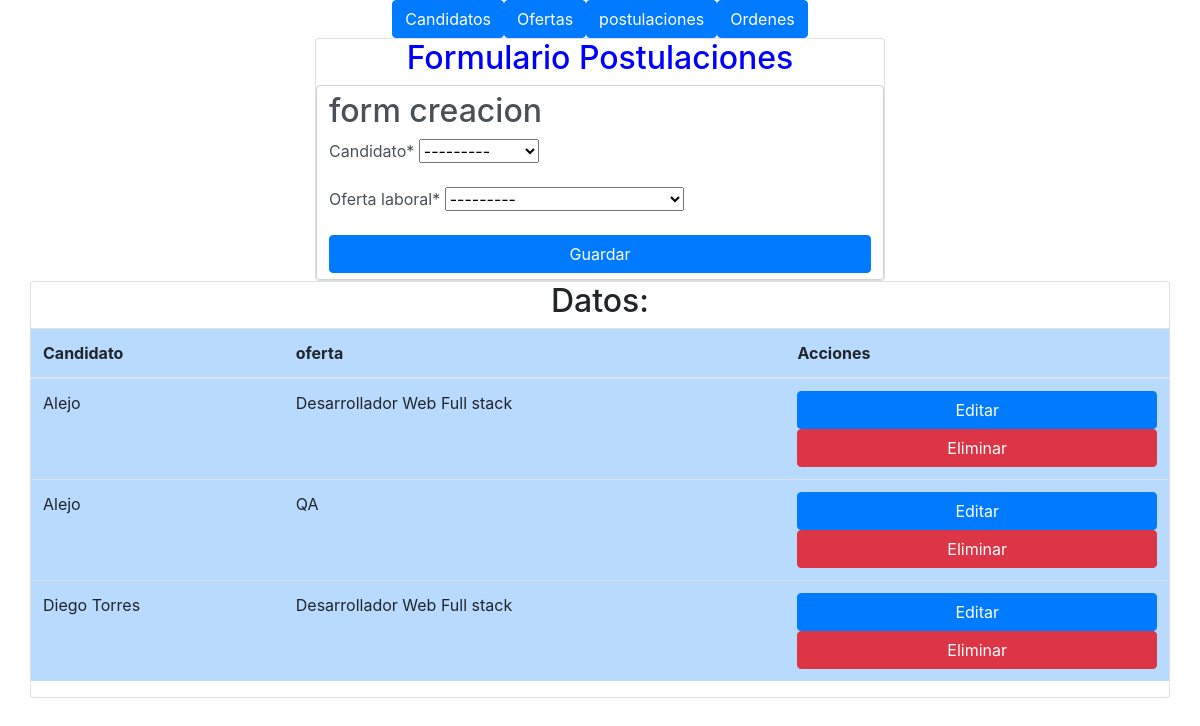
/contratacion/crear_postulacion/, run on an earlier commit of the app's database.
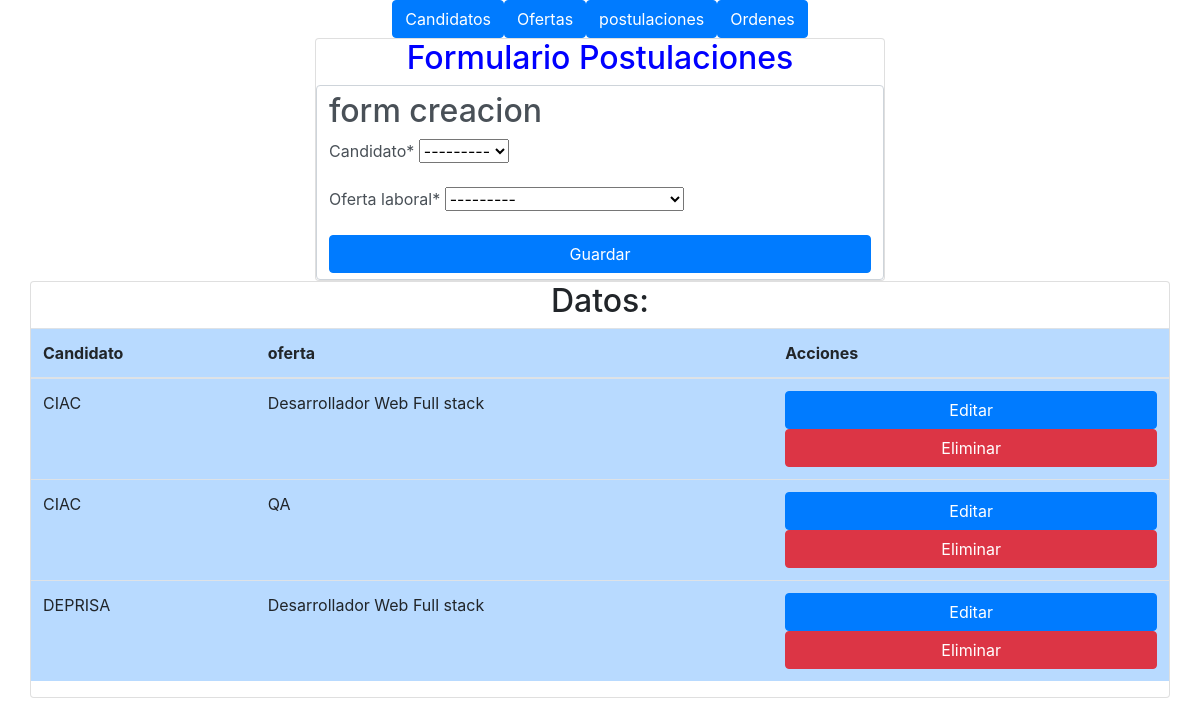
And on a later commit of the database.
### contratacion/models.py (models this page shows, shortened)
class Postulacion(models.Model):
    candidato = models.ForeignKey(Candidato, on_delete=models.CASCADE)
    oferta_laboral = models.ForeignKey(OfertaLaboral, on_delete=models.CASCADE)
    class Meta:
        verbose_name = "Postulación"
        verbose_name_plural = "Postulaciones"

class Candidato(models.Model):
    class EstadoEnum(models.TextChoices):
        RECLUTA = 'Reclutamiento', 'Reclutamiento'
        CONTRAT = 'Contratacion', 'Contratacion'
    estado = models.CharField(
        max_length=20,
        choices=EstadoEnum.choices,
        default=EstadoEnum.RECLUTA,
        null=True,
    )
    nombre = models.CharField(max_length=100,)
    cedula = models.CharField(max_length=20, blank=True, null=True)
    fecha_nacimiento = models.DateField(null=True, blank=True)
    rh = models.CharField(max_length=3, blank=True, null=True)
    ciudad_expedicion = models.CharField(max_length=100, blank=True, null=True)
    ciudad_nacimiento = models.CharField(max_length=100, blank=True, null=True)
    ciudad_domicilio = models.CharField(max_length=100, blank=True, null=True)
    def __str__(self):
        return self.nombre
    class Meta:
        verbose_name = "Candidato"
        verbose_name_plural = "Candidatos"

class OfertaLaboral(models.Model):
    cargo = models.CharField(max_length=100)
    cliente = models.TextField(blank=True, null=True)
    descripcion = models.TextField(blank=True, null=True)
    ciudad = models.CharField(max_length=100, blank=True, null=True)
    def __str__(self):
        return self.cargo
    class Meta:
        verbose_name = "Oferta Laboral"
        verbose_name_plural = "Ofertas Laborales"

### contratacion/views.py (the view, shortened to what this page needs)
# urls.py: path('crear_postulacion/', views.CrearPostulacion.as_view(), name='crear_postulacion'),
class CrearPostulacion(generic.CreateView):
    model = m.Postulacion
    form_class = f.PostulacionForm
    template_name = 'postulacion_list.html'
    def get_context_data(self, **kwargs):
        kwargs.update({
            'form1': self.get_form(),
            'postulaciones': m.Postulacion.objects.all(),
        })
        return super().get_context_data(**kwargs)

### contratacion/forms.py
class PostulacionForm(forms.ModelForm):
    class Meta:
        model = m.Postulacion
        fields = '__all__'

### contratacion/templates/postulacion_list.html (shortened to what this page needs)
{% load static %}
{% load crispy_forms_tags %}
<!DOCTYPE html>
<html lang="en">
<head>
    <link rel="stylesheet" href="https://cdn.jsdelivr.net/npm/bootstrap@4.0.0/dist/css/bootstrap.min.css">
</head>
<body class="container">
    <div class="row d-flex justify-content-center">
        <a class="btn btn-primary" href="{% url 'contratacion:crear_candidato' %}">Candidatos</a>
        <a class="btn btn-primary"  href="{% url 'contratacion:crear_oferta' %}">Ofertas</a>
        <a class="btn btn-primary"  href="{% url 'contratacion:crear_postulacion' %}">postulaciones</a>
        <a class="btn btn-primary"  href="{% url 'contratacion:crear_orden' %}">Ordenes</a>
    </div>
    <div class="row  d-flex justify-content-center">
        <div class="card w-50">
                <div class="h2 text-center w-100" style="color: blue">Formulario Postulaciones</div>
                <form method="POST"
                    {% if form2 %}
                    action="{% url 'contratacion:editar_postulacion' object.id %}"
                    {% else %}
                    action="{% url 'contratacion:crear_postulacion' %}"
                    {% endif %}
                    class="form-control">
                        {% if form2 %}
                        <div class="h2"> form Actualizacion</div>
                        {{ form2|crispy }}
                        {% else %}
                        <div class="h2"> form creacion</div>
                        {{ form1|crispy }}
                        {% endif %}
                        <div class="d-flex justify-content-center">
                            <button type="submit" class="btn btn-primary w-100">Guardar</button>
                        </div>
                </form>
            </div>
        </div>
        <div class="row d-flex justify-content-center">
         <div class=" card w-100">
            <h2 class="w-100 d-flex justify-content-center">Datos:</h2>
            <table class="table w-100 table-primary ">
                <thead class="table-primary">
                    <tr>
                        <th>Candidato</th>
                        <th>oferta</th>
                        <th>Acciones</th>
                    </tr>
                </thead>
                <tbody>
                    {% for candidato in postulaciones %}
                    <tr>
                        <td>{{ candidato.candidato }}</td>
                        <td>{{ candidato.oferta_laboral }}</td>
                        <td>
                            <a  class="btn btn-primary w-100" href="{% url 'contratacion:editar_postulacion' candidato.id %}" >Editar</a>
                            <form action="{% url 'contratacion:eliminar_postulacion' candidato.id %}" method="post" style="display:inline;">
                                <button type="submit" class="btn btn-danger w-100" onclick="return confirm('¿Estás seguro de que quieres eliminar este producto?');">Eliminar</button>
                            </form>
                        </td>
                    </tr>
                    {% endfor %}
                </tbody>
            </table>
         </div>
    </div>
</body>
</html>

What changed in the data, as far as the page shows it:
removed Postulacion: candidato "Alejo", oferta_laboral "Desarrollador Web Full stack"
removed Postulacion: candidato "Alejo", oferta_laboral "QA"
removed Postulacion: candidato "Diego Torres", oferta_laboral "Desarrollador Web Full stack"
added Postulacion: candidato "CIAC", oferta_laboral "Desarrollador Web Full stack"
added Postulacion: candidato "CIAC", oferta_laboral "QA"
added Postulacion: candidato "DEPRISA", oferta_laboral "Desarrollador Web Full stack"
